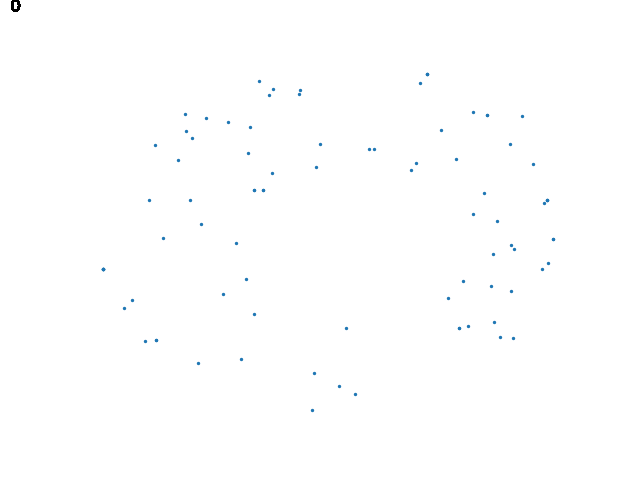
#> input picture polydetect/T1_20200312_1767_XA_map_xy_A.png, 640 x 480 px; its folder holds only this picture in this run
$ python detectpoly.py polydetect
#> lines starting #> are read from the running program, lines starting #| are printed output that depends on the picture; after the words box and inside, x2 and y2 are one past the last pixel; in counts of white or black regions, pixels touching at a corner belong together; long printed decimals are rounded
import cv2
import numpy as np
import sys
import os


def detectShape(c):          #Function to determine type of polygon on basis of number of sides
       shape = 'unknown'
       peri=cv2.arcLength(cnt,True)
       vertices = cv2.approxPolyDP(cnt, 0.02 * peri, True)
       sides = len(vertices)
       if (sides == 3):
            shape='triangle'
       elif(sides==4):
             x,y,w,h=cv2.boundingRect(cnt)
             aspectratio=float(w)/h
             if (aspectratio==1):
                   shape='square'
             else:
                   shape="rectangle"
       elif(sides==5):
            shape='pentagon'
       elif(sides==6):
            shape='hexagon'
       elif(sides==8):
            shape='octagon'
       elif(sides==10):
            shape='star'
       else:
           shape='circle'
       return shape, peri

if __name__=='__main__':

    folder = sys.argv[1]
    files = os.listdir(folder)

    for file in files:
        print(file)
        img = cv2.imread(f'{folder}/{file}')
#> img is the input picture: shape (480, 640, 3); mean B, G, R 254.8, 254.6, 254.5
        gray = cv2.cvtColor(img,cv2.COLOR_BGR2GRAY)
        edged = cv2.Canny(gray, 170, 255)
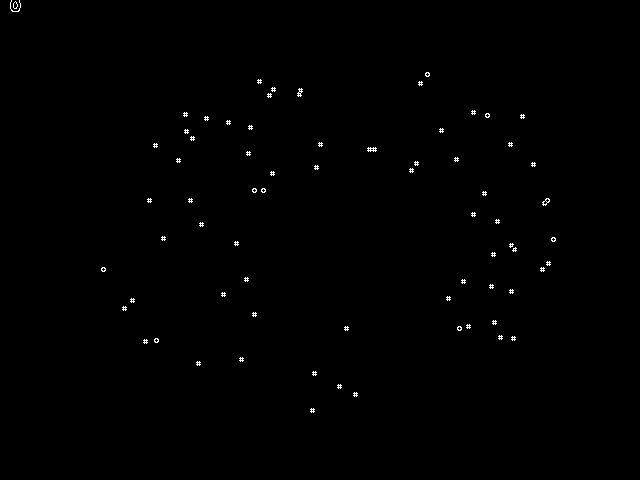
#> edged: shape (480, 640); 0.39% white in thin lines or dots, all inside (x1, y1, x2, y2) = (10, 0, 556, 413)
        ret,thresh = cv2.threshold(gray,240,255,cv2.THRESH_BINARY)
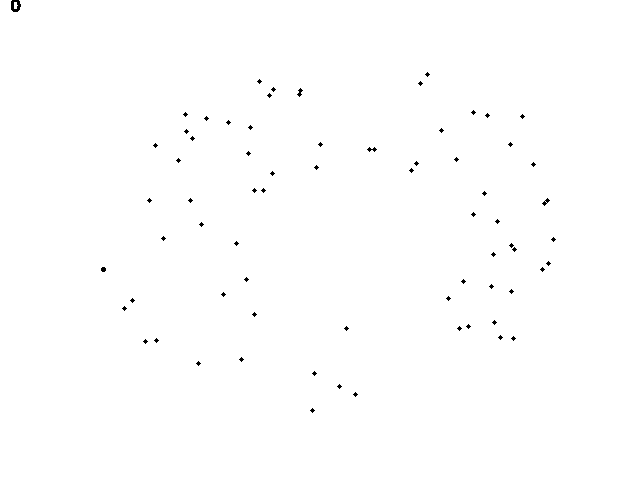
#> thresh: shape (480, 640); 99.7% white; black in thin lines or dots, all inside (x1, y1, x2, y2) = (11, 0, 556, 413)
        (contours,_) = cv2.findContours(edged,cv2.RETR_EXTERNAL,cv2.CHAIN_APPROX_SIMPLE)
#> contours = 71 contours, 67 with area under 20; largest, box (x1, y1, x2, y2) and area: (542, 198, 550, 206) 27, (367, 147, 377, 152) 24, (297, 88, 303, 97) 21, (13, 1, 18, 9) 21
        shapesCount = 0
        for cnt in contours:
            moment=cv2.moments(cnt)

            if moment['m00'] > 0:
                cx = int(moment['m10'] / moment['m00'])
                cy = int(moment['m01'] / moment['m00'])
                shape, perimeter = detectShape(cnt)
                print(f'{shape}, {perimeter}')
                '''
                if shape == 'circle':
                    continue
                else:
                    shapesCount = shapesCount + 1
                '''
                if perimeter >= 80:
                    shapesCount = shapesCount + 1
                    cv2.drawContours(img,[cnt],-1,(0,255,0),2)
                elif perimeter >= 50 and perimeter < 80:
                    shapesCount = shapesCount + 1
                    cv2.drawContours(img,[cnt],-1,(255,0,0),2)
                #cv2.putText(img,shape,(cx,cy),cv2.FONT_HERSHEY_SIMPLEX,0.5,(0,0,0),2)

                outpath = os.path.join(os.getcwd(), 'polydetect', file)
                cv2.imwrite(outpath,img)
#> this loop made 71 passes
#> (cx, cy, shape, peri in detectShape, sides in detectShape, perimeter) on passes 1 to 12: (312, 410, 'circle', 16.97, 12, 16.97), (355, 394, 'circle', 16.97, 12, 16.97), (339, 386, 'circle', 16.97, 12, 16.97), (314, 373, 'circle', 16.97, 12, 16.97), (198, 363, 'circle', 16.97, 12, 16.97), (241, 359, 'circle', 16.97, 12, 16.97), (145, 341, 'circle', 16.97, 12, 16.97), (156, 340, 'octagon', 13.66, 8, 13.66), (513, 338, 'circle', 16.97, 12, 16.97), (500, 337, 'circle', 16.97, 12, 16.97), (459, 328, 'octagon', 13.66, 8, 13.66), (346, 328, 'circle', 16.97, 12, 16.97)
#> (cx, cy, shape, perimeter, shapesCount) on pass 71: (15, 10, 'circle', 59.8, 1)
#| circle, 16.971
#| circle, 16.971
#| circle, 16.971
#| circle, 16.971
#| circle, 16.971
#| circle, 16.971
#| circle, 16.971
#| octagon, 13.657
#> (further printed lines are left out)
#> img: shape (480, 640, 3); 0.03% of pixels changed, all inside (x1, y1, x2, y2) = (9, 0, 22, 13)
#> after the loop, shapesCount = 1
        cv2.putText(img,str(shapesCount),(10,10),cv2.FONT_HERSHEY_SIMPLEX,0.5,(0,0,0),2)
#> img: shape (480, 640, 3); mean B, G, R 254.8, 254.6, 254.4
        cv2.imwrite(outpath,img)
    print('done')
'''


    cv2.waitKey(0)
    cv2.destroyAllWindows()
'''

$ run again, on polydetect/T1_20200312_1834_R_XA_map_xy_A.png
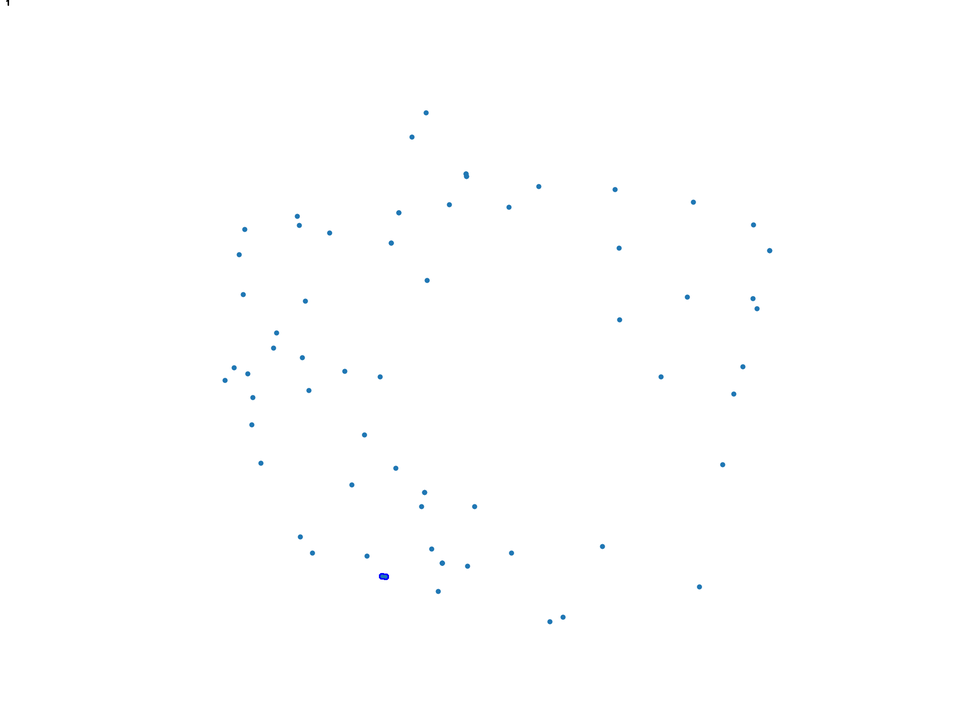
#> input picture polydetect/T1_20200312_1834_R_XA_map_xy_A.png, 970 x 727 px, shrunk from 1920 x 1440 before the run
#> img is the input picture: shape (727, 970, 3); mean B, G, R 254.9, 254.7, 254.6
#> `edged = cv2.Canny(gray, 170, 255)`:
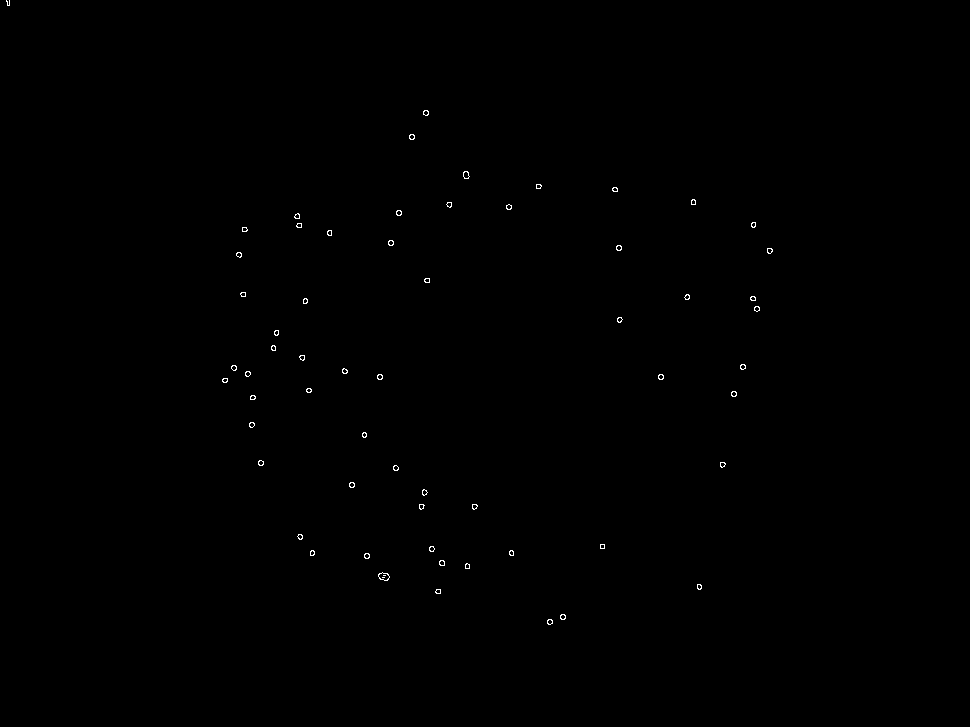
#> edged: shape (727, 970); 0.16% white in thin lines or dots, all inside (x1, y1, x2, y2) = (6, 0, 773, 625)
#> `ret,thresh = cv2.threshold(gray,240,255,cv2.THRESH_BINARY)`:
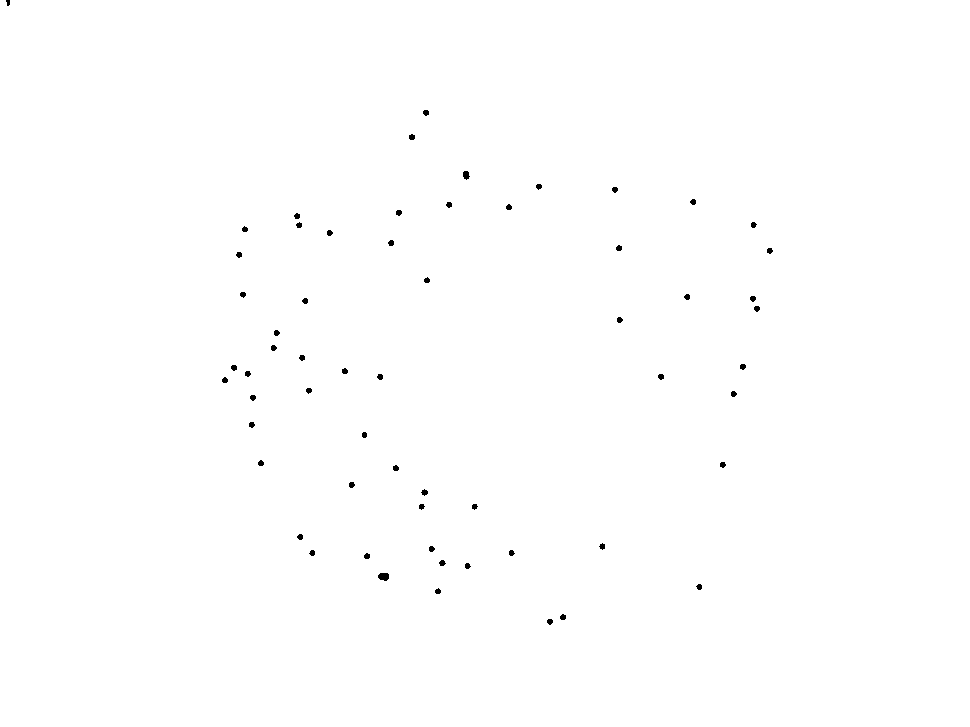
#> thresh: shape (727, 970); 99.7% white; 61 black regions (1 under 20 px)
#> contours = 61 contours, 29 with area under 20; largest, box (x1, y1, x2, y2) and area: (378, 572, 390, 581) 63, (463, 171, 470, 179) 34, (439, 560, 445, 566) 24, (560, 614, 566, 620) 23, (364, 553, 370, 559) 23
#> the loop `for cnt in contours:` made 61 passes
#> (cx, cy, shape, peri in detectShape, vertices in detectShape, sides in detectShape, x in detectShape, y in detectShape) on pass 12: (602, 546, 'square', 16, [[600, 544], [600, 548], [604, 548], [604, 544]], 4, 600, 544)
#> (printed output is left out)
#> after the loop `for cnt in contours:`: shapesCount = 0
#> img: shape (727, 970, 3); 0.01% of pixels changed, all inside (x1, y1, x2, y2) = (11, 0, 21, 12)

$ run again, on polydetect/T1_20200312_1835_R_XA_map_xy_A.png
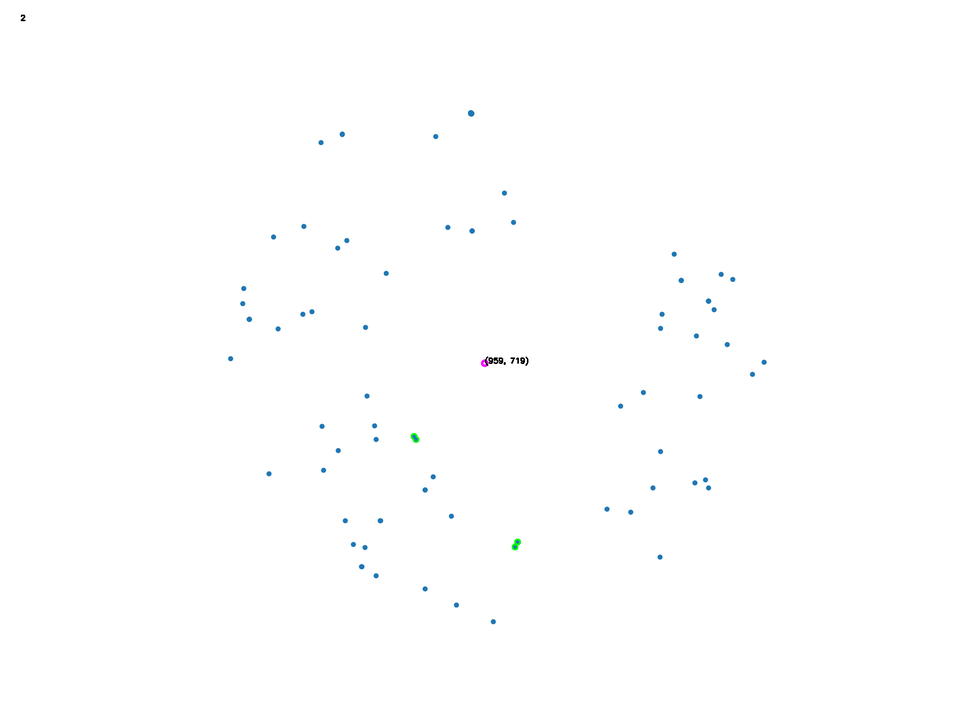
#> input picture polydetect/T1_20200312_1835_R_XA_map_xy_A.png, 970 x 727 px, shrunk from 1920 x 1440 before the run
#> img is the input picture: shape (727, 970, 3); mean B, G, R 254.8, 254.7, 254.5
#> `edged = cv2.Canny(gray, 170, 255)`:
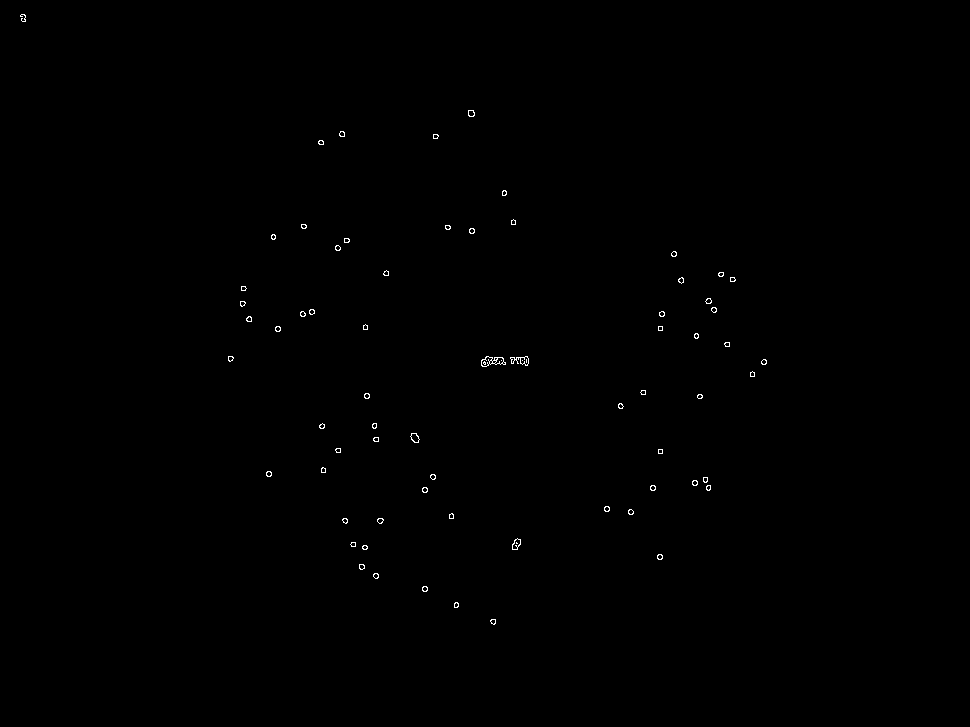
#> edged: shape (727, 970); 0.2% white in thin lines or dots, all inside (x1, y1, x2, y2) = (20, 14, 767, 625)
#> thresh: shape (727, 970); 99.7% white; 69 black regions
#> contours = 68 contours, 34 with area under 20; largest, box (x1, y1, x2, y2) and area: (481, 356, 506, 367) 147, (510, 356, 529, 366) 78, (512, 538, 521, 550) 62, (410, 433, 420, 443) 56, (468, 110, 475, 117) 34
#> the loop `for cnt in contours:` made 68 passes
#> (cx, cy, shape, peri in detectShape, vertices in detectShape, sides in detectShape, x in detectShape, y in detectShape) on passes 23, 40: (660, 451, 'square', 16, [[658, 449], [658, 453], [662, 453], [662, 449]], 4, 658, 449), (660, 328, 'square', 16, [[658, 326], [658, 330], [662, 330], [662, 326]], 4, 658, 326)
#> (printed output is left out)
#> after the loop `for cnt in contours:`:
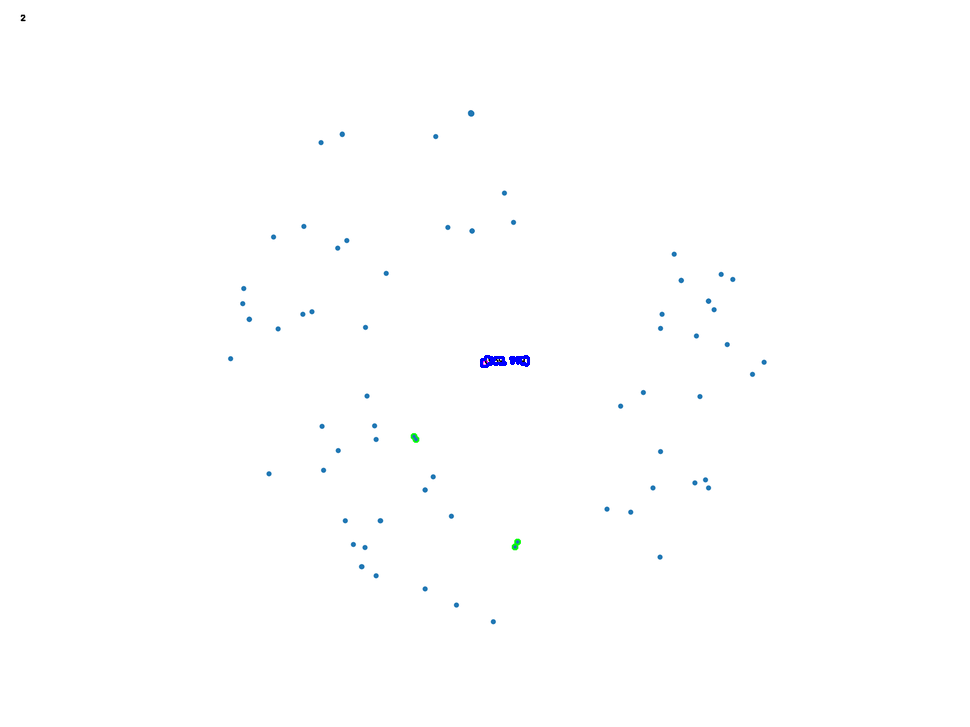
#> img: shape (727, 970, 3); 0.06% of pixels changed, all inside (x1, y1, x2, y2) = (480, 355, 530, 368)
#> after the loop `for cnt in contours:`: shapesCount = 2
